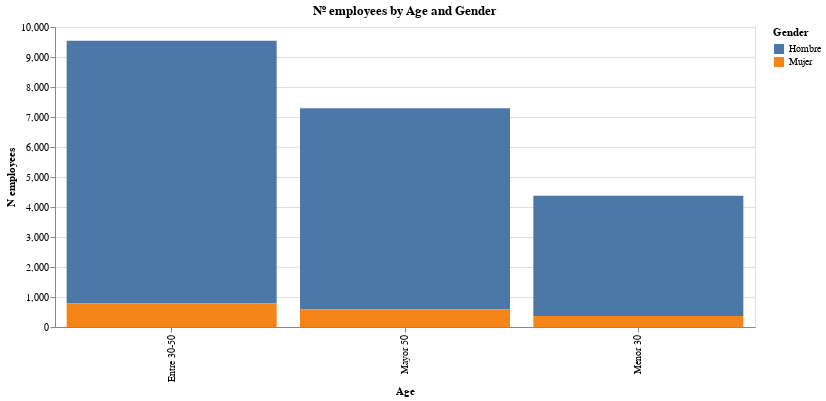

Source (notebook cell):
### Markdown cell above
The majority of the employees are Men between 30-50 years.

Between women the most common age group is between 30-50 as well.

### Code cell
alt.Chart(n_employees, title="Nº employees by Age and Gender").mark_bar().encode( 
    y = 'N employees',
    x ='Age',
     color='Gender').properties(
    width=700,
    height=300
)

### Figure 1 — Vega-Lite specification as saved in the notebook (floating-point values rounded to 4 significant figures)
{"config": {"view": {"continuousWidth": 400, "continuousHeight": 300}}, "data": {"name": "data-76ad5ed699257ca38d00f2b973cec486"}, "mark": "bar", "encoding": {"color": {"type": "nominal", "field": "Gender"}, "x": {"type": "nominal", "field": "Age"}, "y": {"type": "quantitative", "field": "N employees"}}, "height": 300, "title": "Nº employees by Age and Gender", "width": 700, "$schema": "https://vega.github.io/schema/vega-lite/v4.8.1.json", "datasets": {"data-76ad5ed699257ca38d00f2b973cec486": [{"Age": "Entre 30-50", "Gender": "Hombre", "N employees": 8750, "Training hours": 7605000.0}, {"Age": "Entre 30-50", "Gender": "Mujer", "N employees": 794, "Training hours": 634600.0}, {"Age": "Mayor 50", "Gender": "Hombre", "N employees": 6705, "Training hours": 5977000.0}, {"Age": "Mayor 50", "Gender": "Mujer", "N employees": 586, "Training hours": 451500.0}, {"Age": "Menor 30", "Gender": "Hombre", "N employees": 4010, "Training hours": 3540000.0}, {"Age": "Menor 30", "Gender": "Mujer", "N employees": 365, "Training hours": 301700.0}]}}
